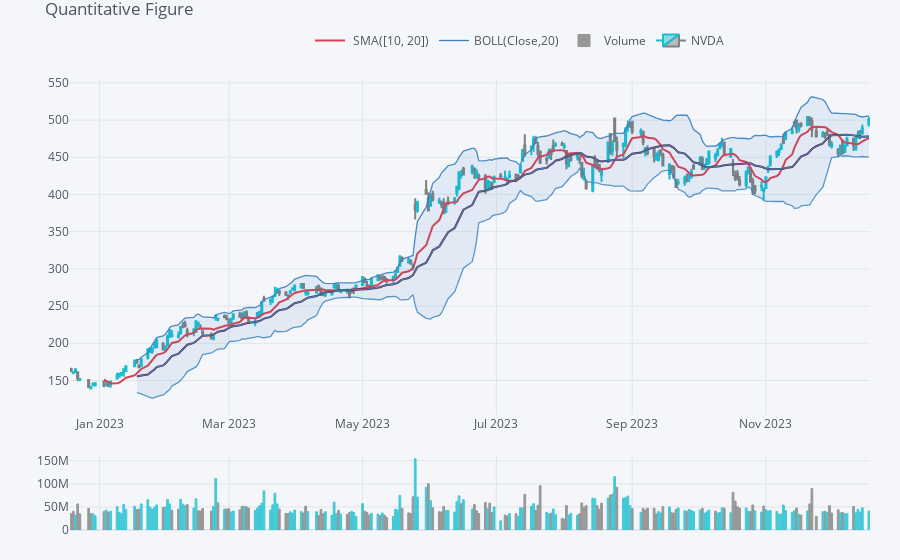

This figure's notebook cell:
### Code cell
qt=cf.QuantFig(stock_data,title="Quantitative Figure",legend='top',name=ticker.value)
qt.add_sma([10,20],width=2,color=["red","darkred"],legendgroup=True)
qt.add_bollinger_bands()
qt.add_volume()
qt.iplot()

### Figure 1 — Plotly figure (JSON) as saved in the notebook; plotly's stock layout.template omitted (floating-point values rounded to 4 significant figures; data arrays with more than 128 entries replaced by an {"elided": "..."} marker saying what was removed)
{"data": [{"legendgroup": " SMA([10, 20])", "line": {"color": "rgba(219, 64, 82, 1.0)", "dash": "solid", "shape": "linear", "width": 2}, "mode": "lines", "name": " SMA([10, 20])", "showlegend": true, "text": "", "type": "scatter", "x": {"elided": "251 str values"}, "y": {"elided": "251 mixed values"}, "yaxis": "y2"}, {"legendgroup": " SMA([10, 20])", "line": {"color": "rgba(139, 0, 0, 1.0)", "dash": "solid", "shape": "linear", "width": 2}, "mode": "lines", "name": " SMA(20)", "showlegend": false, "text": "", "type": "scatter", "x": {"elided": "251 str values"}, "y": {"elided": "251 mixed values"}, "yaxis": "y2"}, {"legendgroup": "BOLL(Close,20)", "line": {"color": "rgba(55, 128, 191, 1.0)", "dash": "solid", "shape": "linear", "width": 1.3}, "mode": "lines", "name": "BOLL(Close,20)", "showlegend": true, "text": "", "type": "scatter", "x": {"elided": "251 str values"}, "y": {"elided": "251 mixed values"}, "yaxis": "y2"}, {"legendgroup": "BOLL(Close,20)", "line": {"color": "rgba(55, 128, 191, 0.8999999999999999)", "dash": "solid", "shape": "linear", "width": 1.3}, "mode": "lines", "name": "UPPER(Close,20)", "showlegend": false, "text": "", "type": "scatter", "x": {"elided": "251 str values"}, "y": {"elided": "251 mixed values"}, "yaxis": "y2"}, {"fill": "tonexty", "fillcolor": "rgba(55, 128, 191, 0.1)", "legendgroup": "BOLL(Close,20)", "line": {"color": "rgba(55, 128, 191, 0.7999999999999998)", "dash": "solid", "shape": "linear", "width": 1.3}, "mode": "lines", "name": "LOWER(Close,20)", "showlegend": false, "text": "", "type": "scatter", "x": {"elided": "251 str values"}, "y": {"elided": "251 mixed values"}, "yaxis": "y2"}, {"marker": {"color": {"elided": "251 str values"}, "line": {"color": {"elided": "251 str values"}, "width": 1}}, "name": "Volume", "opacity": 0.8, "orientation": "v", "text": "", "type": "bar", "x": {"elided": "251 str values"}, "y": {"elided": "251 int values"}, "yaxis": "y3"}, {"close": {"elided": "251 float values"}, "decreasing": {"line": {"color": "#808080"}}, "high": {"elided": "251 float values"}, "increasing": {"line": {"color": "#17BECF"}}, "low": {"elided": "251 float values"}, "name": "NVDA", "open": {"elided": "251 float values"}, "showlegend": true, "type": "candlestick", "x": {"elided": "251 str values"}, "yaxis": "y2"}], "layout": {"legend": {"bgcolor": "#F5F6F9", "font": {"color": "#4D5663"}, "orientation": "h", "x": 0.3, "y": 0.95, "yanchor": "bottom"}, "margin": {"b": 30, "l": 30, "r": 30, "t": 30}, "paper_bgcolor": "#F5F6F9", "plot_bgcolor": "#F5F6F9", "showlegend": true, "title": {"font": {"color": "#4D5663"}, "text": "Quantitative Figure"}, "xaxis": {"anchor": "y2", "gridcolor": "#E1E5ED", "rangeselector": {"bgcolor": "rgba(150, 200, 250, 1)", "buttons": [{"count": 1, "label": "1m", "step": "month", "stepmode": "backward"}, {"count": 1, "label": "1y", "step": "year", "stepmode": "backward"}], "font": {"size": 13}, "visible": false, "x": 0, "y": 0.9}, "rangeslider": {"visible": false}, "showgrid": true, "tickfont": {"color": "#4D5663"}, "title": {"font": {"color": "#4D5663"}, "text": ""}, "zerolinecolor": "#E1E5ED"}, "yaxis": {"gridcolor": "#E1E5ED", "showgrid": true, "showticklabels": false, "tickfont": {"color": "#4D5663"}, "title": {"font": {"color": "#4D5663"}, "text": ""}, "zerolinecolor": "#E1E5ED"}, "yaxis2": {"domain": [0.23, 0.9], "gridcolor": "#E1E5ED", "showgrid": true, "tickfont": {"color": "#4D5663"}, "title": {"font": {"color": "#4D5663"}, "text": ""}, "zerolinecolor": "#E1E5ED"}, "yaxis3": {"domain": [0, 0.15], "gridcolor": "#E1E5ED", "showgrid": true, "tickfont": {"color": "#4D5663"}, "title": {"font": {"color": "#4D5663"}, "text": ""}, "zerolinecolor": "#E1E5ED"}}}
